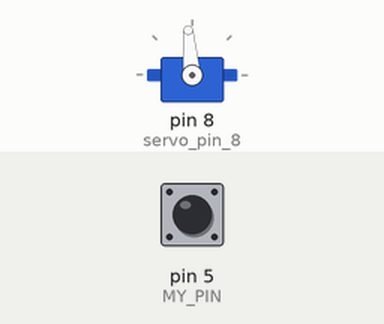
Recording of a sketch running on a simulated Arduino Uno, built with avr-gcc and run on an emulated ATmega328P. On the bench: servo. Inputs (shaded band) come from the test bench; at power-on: pin 5 (MY_PIN) HIGH. What the sketch prints to the serial monitor is not drawn.

Above: at 1.2 s.
1.3 s: pin 5 (MY_PIN) pulled LOW for 0.15 s
At 2.4 s:
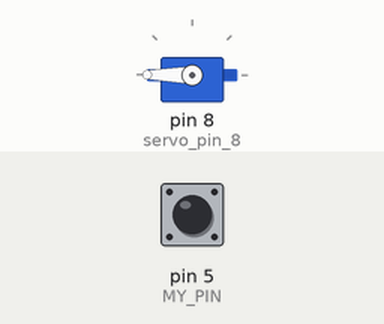
Timing chart, 0 to 4.3 s (numbered marks = the images above; inputs shaded):
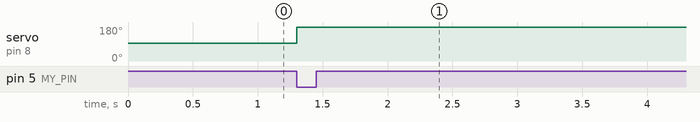

Measured:
- after the input at 1.3 s, servo on pin 8 (servo_pin_8): 95° → 180° at once

The sketch:

enable-interrupt-test.ino
```cpp
#include <Servo.h>
#include <EnableInterrupt.h>

#define MY_PIN 5 // we could choose any pin

uint16_t pwm_value = 0;
Servo servo_pin_8;

// see http://blog.mired.org/2015/10/a-close-look-at-pwm-input.html
// value range: 1016 to 2024, middle is 1516

void change() {
  static unsigned long prev_time = 0;

  if (digitalRead(MY_PIN))
    prev_time = micros();
  else
    pwm_value = micros() - prev_time;
}

void setup() {
  servo_pin_8.attach(8);
  pinMode(MY_PIN, INPUT_PULLUP);
  enableInterrupt(MY_PIN, &change, CHANGE);
  Serial.begin(115200);
}

void loop() {
  uint16_t pwmin;

  noInterrupts();
  pwmin = pwm_value ;
  interrupts();

  Serial.println(pwmin);
  //delay(500);

  if (pwmin > 1800)
  {
    servo_pin_8.write( 180 );
  } else {
    servo_pin_8.write( 95 );
  }
}
```
